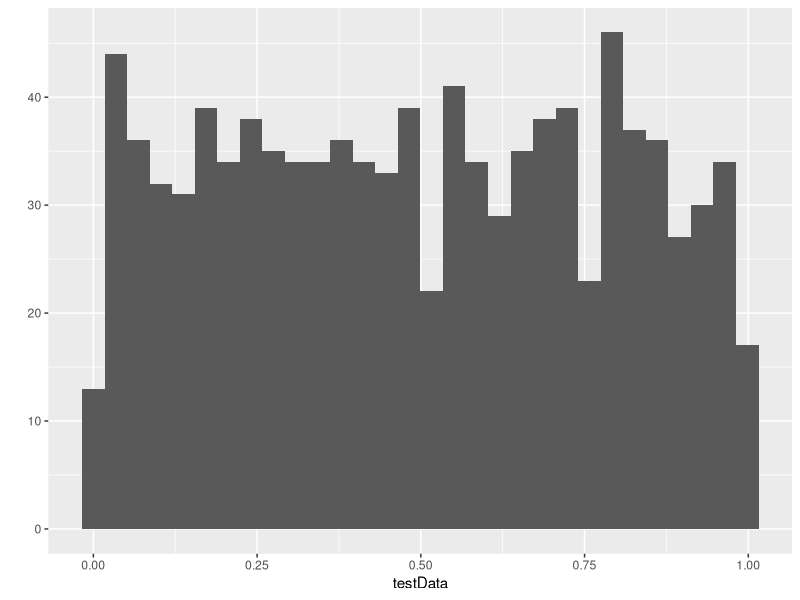
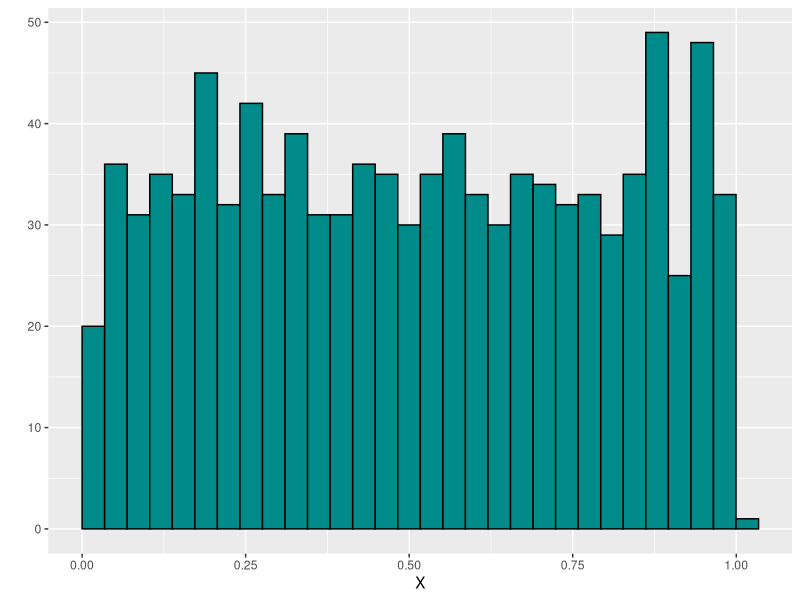
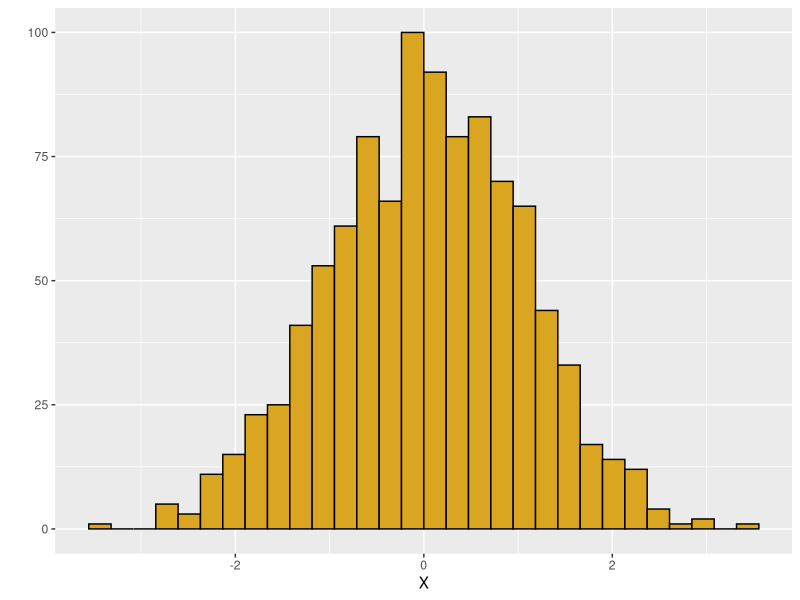
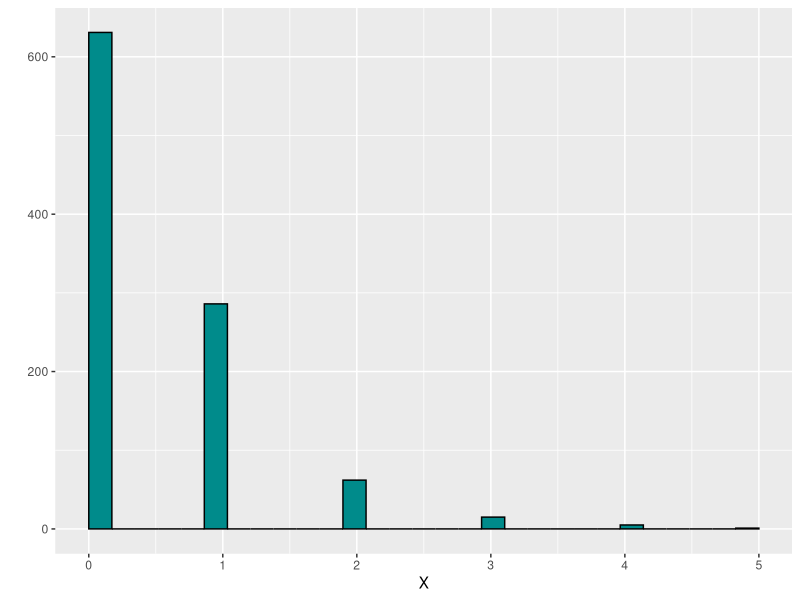
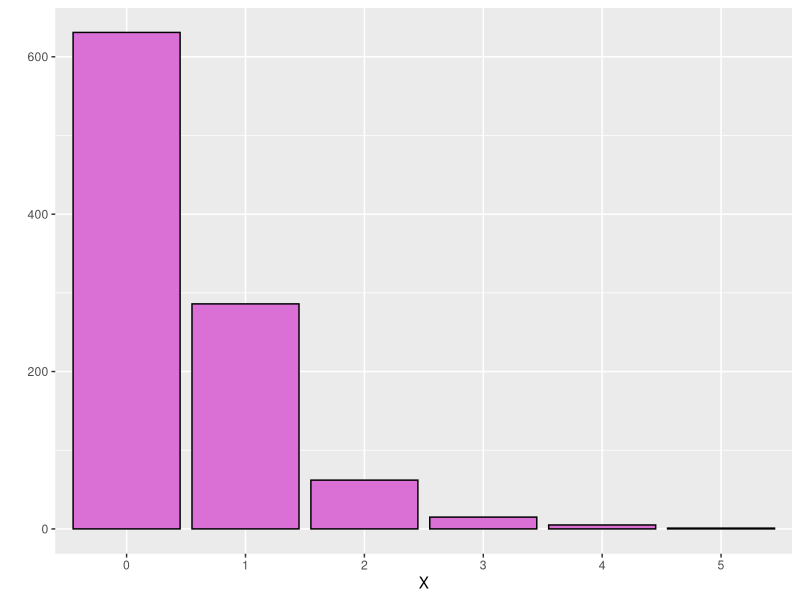
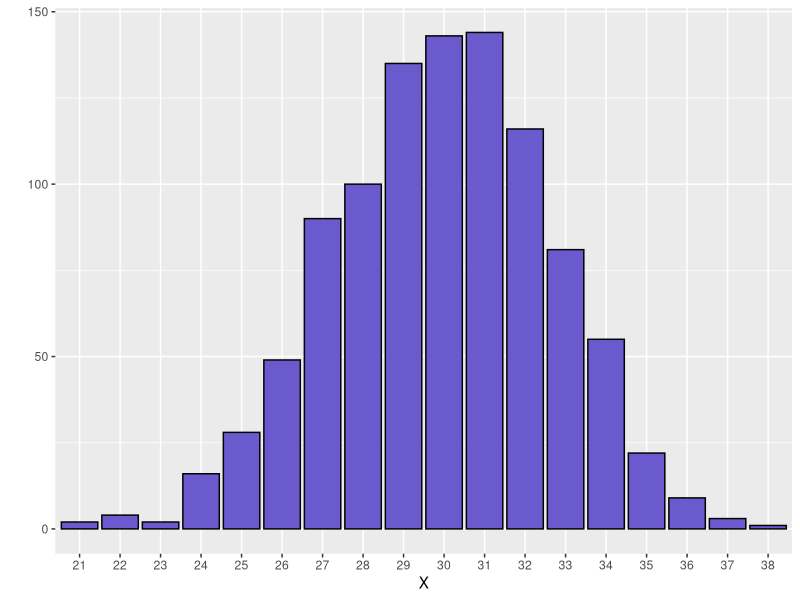
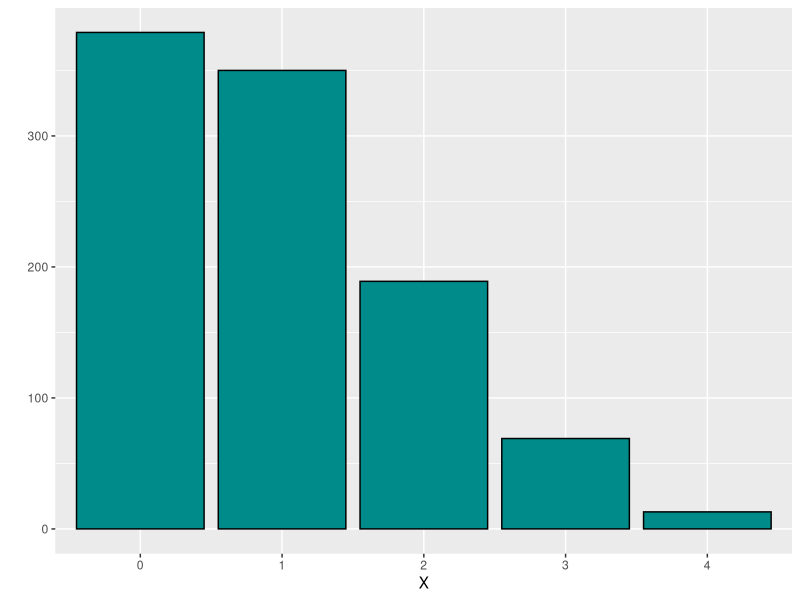
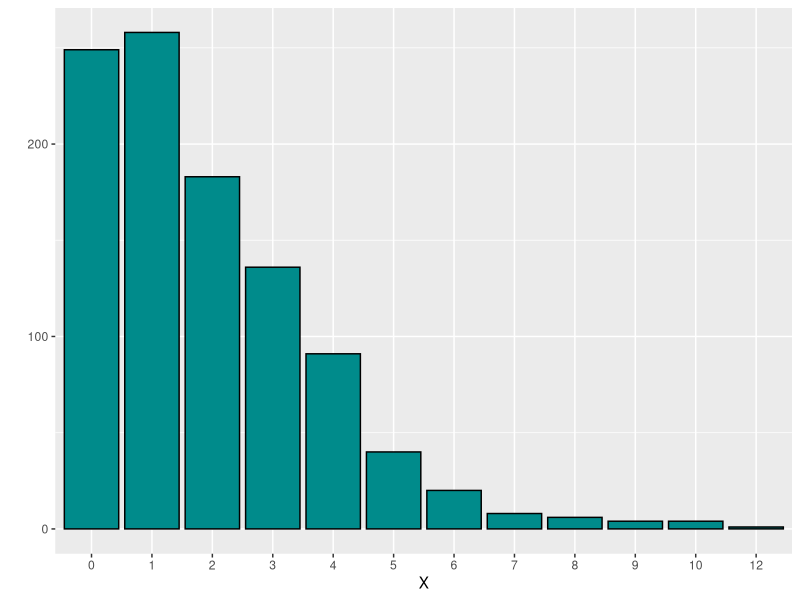

Recreate these plots in R, in order.
### Feb 15, 2018 ###

# Using probability simulation in R

library(ggplot2)
testData<-runif(1000)
qplot(x=testData)

#----------------------------------
# Function Histo
# better histogram plot
# input xData = numeric vector
# input fColor = fill color
# output = corrected ggplot histogram
# output = summary statistics
# output = 95% interval

Histo <- function(xData=runif(1000), fColor="darkcyan") 
  {
  z <- qplot(x=xData, color=I("black"), fill=I(fColor),xlab="X",boundary=0)
  print(z)
  print(summary(xData))
  print(quantile(xData,probs=c(0.025,0.975)))
}

# Function iHisto (integer values histogram)
# input xData = a vector of integers
# input fColor = named color
# output = histogram of integers
# output = summary of xData
# output = 95% interval for xData

iHisto <- function(xData=runif(1000), fColor="darkcyan") 
{
  z <- qplot(x=factor(xData), color=I("black"), fill=I(fColor),xlab="X",boundary=0)
  print(z)
  print(summary(xData))
  print(quantile(xData,probs=c(0.025,0.975)))
}

# test function now
Histo()
temp <- rnorm(1000)        
Histo(xData=temp, fColor="Goldenrod") 

temp2 <- rpois(n = 1000,lambda = 0.5)
Histo(temp2)
iHisto(xData=temp2,fColor="orchid")
mean(temp2==0)

# Binomial 
# integer from 0 to number of trials
# parameters size = number of trials
# parameter p = probability of success

x <- rbinom(n = 1000,size = 40, p = 0.75)
iHisto(xData=x,fColor="slateblue")


#-------------------------------------------------------#
# Feb 20, 2018
# continued from last class

# Poisson
#constant rate process of events that are occuring independently at a constatn low rate

z<-rpois(n=1000,lambda=1) # lambda = number of events occuring
iHisto(z)
mean(z==0)

# negative binomial
# range from 0 to infinity (same as poisson)
# # of failures till success

# n =number of replicates
# size is the number of trials/success
# prob = probability of success with 1 trial

z<-rnbinom(n=1000,size=2,p=0.5)
iHisto(z)

# alternatively call with mu= mean rate
# size = index of "overdispersion"
# small size = high dispersion

z<-rnbinom(n=1000,mu=1.1,size=.7)
iHisto(z)

# special case where number of trials is = to 1

z<-rnbinom(n=1000,size=1,p=0.05)
iHisto(z)
z<-rnbinom(n=1000,size=1,p=0.95)
iHisto(z)

# multinomial distribution
# "balls in urns"
#  # prob = # of urns (rows)
# n determines number of sets (col)

z<-rmultinom(n=5,size=20,prob=c(0.2,0.7,0.1))
z
rowMeans(z)

# mean of sample function

z<-sample(x=LETTERS[1:3],size=20,prob=c(0.2,0.7,0.1),replace=TRUE)
z
table(z)

# continuous distributions

#uniform

z<-runif(n=1000,min=3,max=10.2)
Histo(z)

# normal distirbution
# unbounded, symetric
z<-rnorm(n=1000,mean=2.2,sd=6)
Histo(z)

# gamma distribution
# distribution of waiting times for failures
# shape and scale parameters (only two parameters) what mean and variance will look like
# mean = shape*scale parameter
# variance =  shape*scale^2

z<-rgamma(n=1000,shape=1,scale=10)
Histo(z)

z<-rgamma(n=1000,shape=10,scale=10)
Histo(z)

# beta distribution
# bounded between zero and 1
# change boundary by adding or multiplying final vector

# conjugate prior for a biomial distribution
# conjugate prior = previous expectations for what were getting as a parameter

# binomial
# begin with p
# generate number of successes & failures
# p is ~ successes/(successs+failure)
# problem at small samples sizes
# shape1 =  number of successes +1 
# shape2 =  number of failures +1

z<-rbeta(n=1000,shape1=1,shape2=1)
Histo(z)

z<-rbeta(n=1000,shape1=2,shape2=1) # ? one success zero failures ? #
Histo(z)

z<-rbeta(n=1000,shape1=2,shape2=2) # one head, one tail
Histo(z)

z<-rbeta(n=1000,shape1=10,shape2=10) # 10 heads 10 tails
Histo(z)

z<-rbeta(n=1000,shape1=100,shape2=10) # shift of distribution to right
Histo(z)

# small values 

z<-rbeta(n=1000,shape1=0.1,shape2=10) # shift to left
Histo(z)

z<-rbeta(n=1000,shape1=0.1,shape2=0.3) # bimodal distribution
Histo(z)

# maximum likelihood estimation in R
library(MASS)

x<-rnorm(n=1000,mean=92.5,sd=2.5)
Histo(x)

zFit<-fitdistr(x,"normal")
str(zFit)
zFit$estimate

# now fit to a gamma distribution

zFit<-fitdistr(x,"gamma")
zFit$estimate
zNew<-rgamma(n=1000,shape=1449,rate=15.7)
Histo(zNew)
summary(x)
z<-runif(n=1000,min=85,max=100)
Histo(z)
